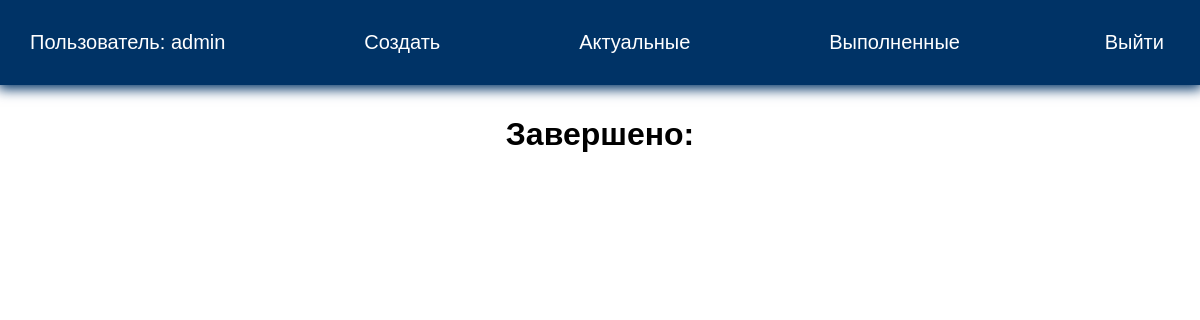
The app's page /completed/ (signed in), older data.
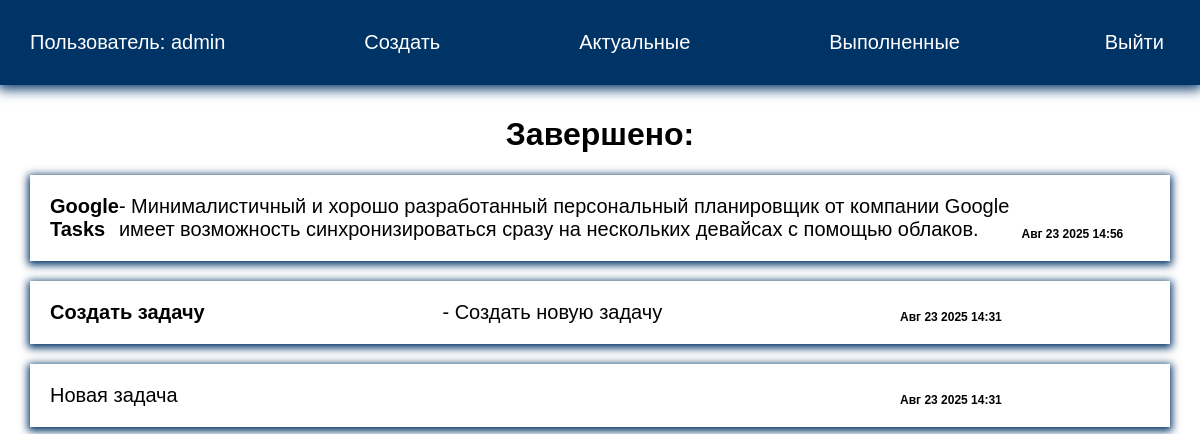
The same page, newer data.
### todo/models.py (models this page shows, shortened)
class Todo(models.Model):
    title = models.CharField(max_length=100)
    memo = models.TextField(blank=True)
    created = models.DateTimeField(auto_now_add=True)
    date_completed = models.DateTimeField(blank=True, null=True)
    important = models.BooleanField(default=False)
    user = models.ForeignKey(User, on_delete=models.CASCADE)

### todo/views.py (the view)
# urls.py: path('completed/', views.completed_todos, name='completedtodos'),
@login_required
def completed_todos(request):
    todos = Todo.objects.filter(user=request.user, date_completed__isnull=False).order_by("-date_completed")
    return render(request, 'todo/completedtodos.html', {'todos': todos})

### todo/templates/todo/completedtodos.html
{% extends 'todo/base.html' %}
{% block content %}
<h1>Завершено:</h1>
<ul class="completed">
    {% for todo in todos %}
    <li>
        {% if todo.important %}
        <b>{{todo.title}}</b>
        {% else %}
        {{todo.title}}
        {% endif %}
        {% if todo.memo %}
            - {{ todo.memo }}
        {% endif %}  <span>{{todo.date_completed|date:'M j Y H:i'}}</span>
    </li>
    {% endfor %}
</ul>
{% endblock %}

Row changes from the older to the newer data that the page shows:
added Todo: title "Google Tasks", memo "Минималистичный и хорошо разработанный персональный планировщик от компании Google имеет возможность синхронизироваться сразу на нескольких девайсах с помощью облаков.", date_completed "Авг 23 2025 14:56"
now on this page (row edited): Todo: title "Создать задачу", memo "Создать новую задачу", date_completed "Авг 23 2025 14:31"
now on this page (row edited): Todo: title "Новая задача", date_completed "Авг 23 2025 14:31"
